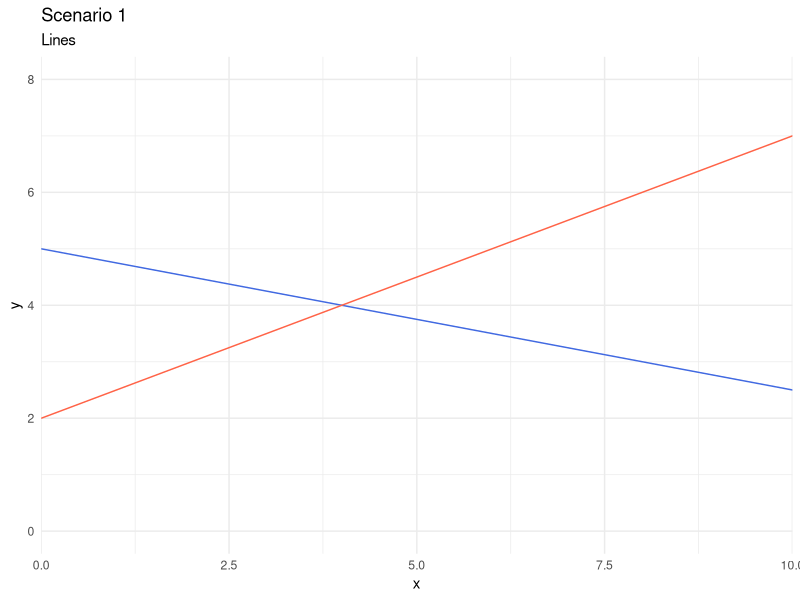
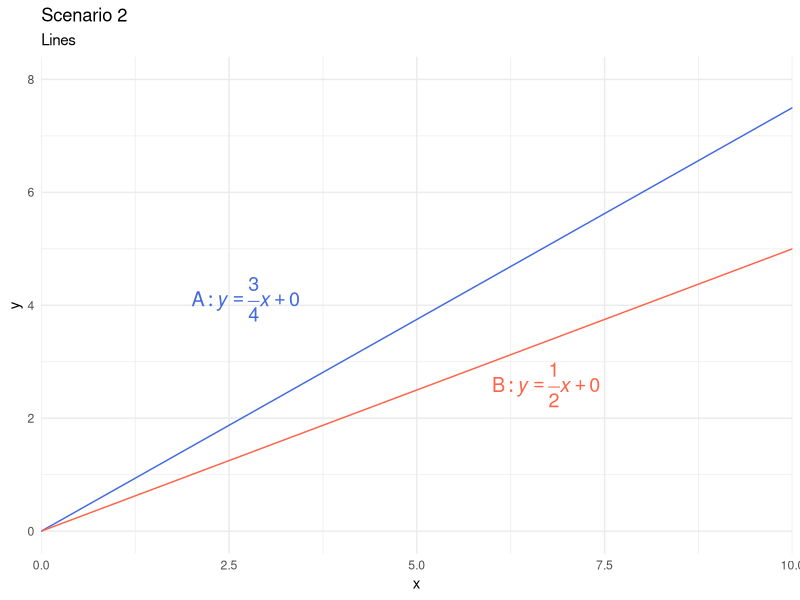
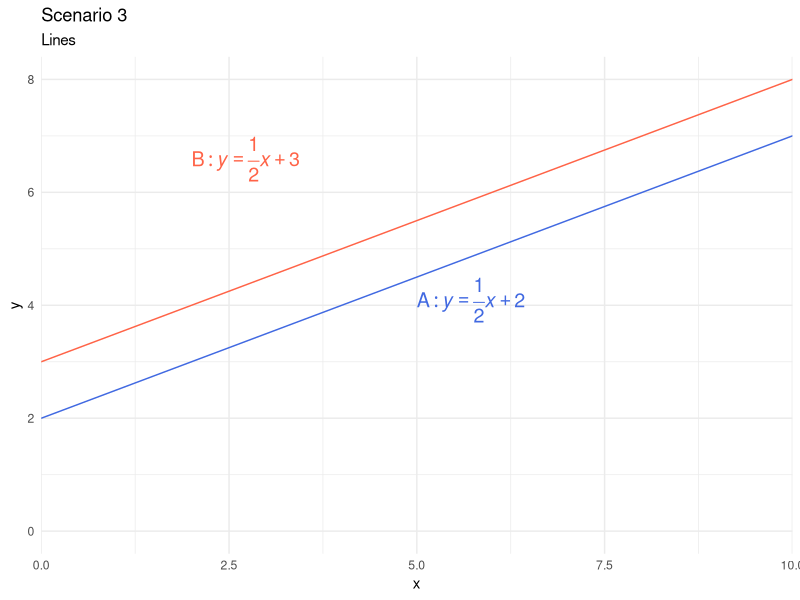
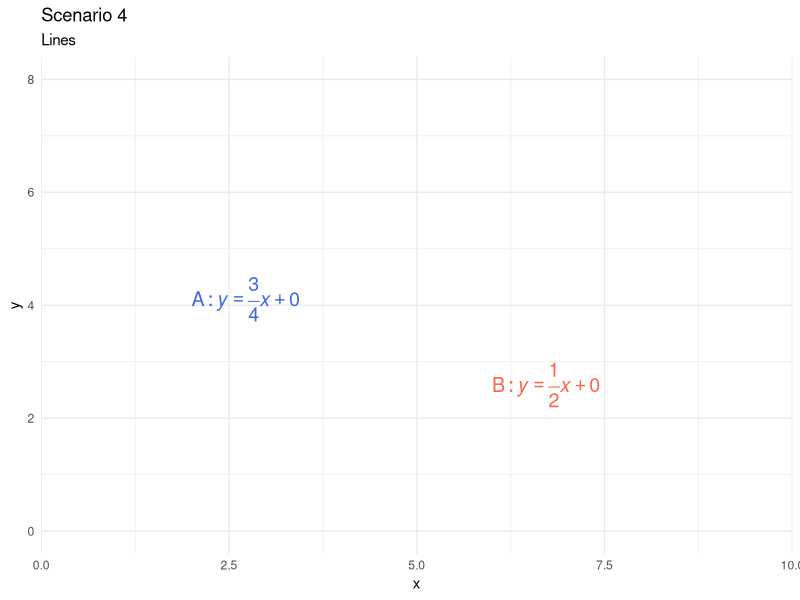
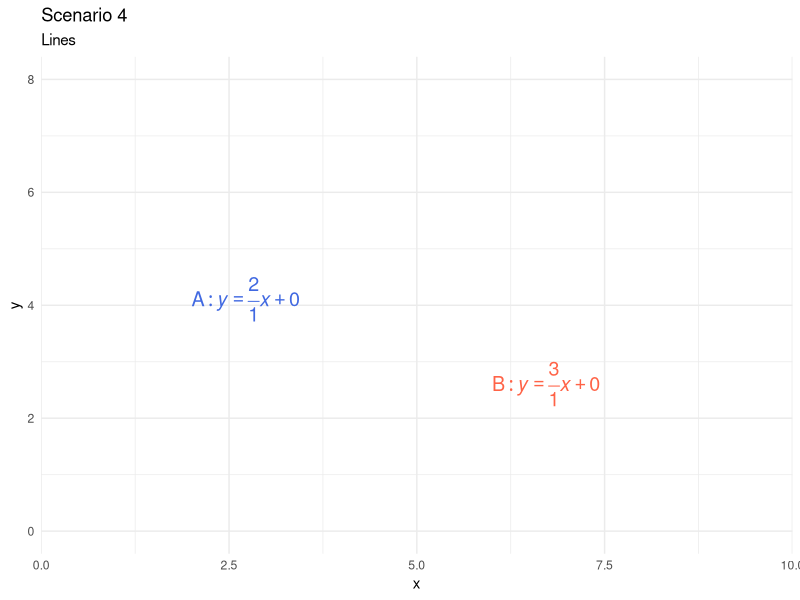

Generate these figures, in order, with R:
## ---- chunk 1
#| echo: false
library(ggplot2)
d       <- tibble::tibble(x = 1:10, y = (1:10)/10)
color_a <- "royalblue"
color_b <- "tomato"
## ---- chunk 2
#| echo: false
ggplot(d, aes(x = x, y = y)) +
  geom_line(color = "transparent") +
  geom_abline(slope = -.25, intercept = 5, color = color_a) +
  geom_abline(slope = .50, intercept = 2, color = color_b) +
  # annotate(
  #   "text", 
  #   label="A: italic(y) == over(3, 4)*italic(x) + 0", 
  #   x = 2, y = 4.5, 
  #   parse=T, size=5, hjust=0, vjust=1, color=color_a
  # ) +
  # annotate(
  #   "text", 
  #   label="B: italic(y) == over(1, 2)*italic(x) + 0", 
  #   x = 6, y = 3, 
  #   parse=T, size=5, hjust=0, vjust=1, color=color_b
  # ) +
  scale_x_continuous(expand = expansion(add = 0)) +
  coord_cartesian(xlim = c(0, 10), ylim = c(0, 8)) +
  theme_minimal() +
  labs(
    title    = "Scenario 1", 
    subtitle = "Lines", 
    y        = "y"
  )
## ---- chunk 3
#| echo: false
ggplot(d, aes(x = x, y = y)) +
  # geom_line() +
  geom_abline(slope = .75, intercept = 0, color = color_a) +
  geom_abline(slope = .50, intercept = 0, color = color_b) +
  annotate(
    "text", 
    label="A: italic(y) == over(3, 4)*italic(x) + 0", 
    x = 2, y = 4.5, 
    parse=T, size=5, hjust=0, vjust=1, color=color_a
  ) +
  annotate(
    "text", 
    label="B: italic(y) == over(1, 2)*italic(x) + 0", 
    x = 6, y = 3, 
    parse=T, size=5, hjust=0, vjust=1, color=color_b
  ) +
  scale_x_continuous(expand = expansion(add = 0)) +
  coord_cartesian(xlim = c(0, 10), ylim = c(0, 8)) +
  theme_minimal() +
  labs(
    title    = "Scenario 2", 
    subtitle = "Lines", 
    y        = "y"
  )
## ---- chunk 4
#| echo: false
ggplot(d, aes(x = x, y = y)) +
  # geom_line() +
  geom_abline(slope = .50, intercept = 2, color = color_a) +
  geom_abline(slope = .50, intercept = 3, color = color_b) +
  annotate(
    "text", 
    label="A: italic(y) == over(1, 2)*italic(x) + 2", 
    x = 5, y = 4.5, 
    parse=T, size=5, hjust=0, vjust=1, color=color_a
  ) +
  annotate(
    "text", 
    label="B: italic(y) == over(1, 2)*italic(x) + 3", 
    x = 2, y = 7, 
    parse=T, size=5, hjust=0, vjust=1, color=color_b
  ) +
  scale_x_continuous(expand = expansion(add = 0)) +
  coord_cartesian(xlim = c(0, 10), ylim = c(0, 8)) +
  theme_minimal() +
  labs(
    title    = "Scenario 3", 
    subtitle = "Lines", 
    y        = "y"
  )
## ---- chunk 5
#| echo: false
ggplot(d, aes(x = x, y = y)) +
  # geom_line() +
  # geom_abline(slope = .50, intercept = 2, color = color_a) +
  # geom_abline(slope = .50, intercept = 3, color = color_b) +
  annotate(
    "text", 
    label="A: italic(y) == over(3, 4)*italic(x) + 0", 
    x = 2, y = 4.5, 
    parse=T, size=5, hjust=0, vjust=1, color=color_a
  ) +
  annotate(
    "text", 
    label="B: italic(y) == over(1, 2)*italic(x) + 0", 
    x = 6, y = 3, 
    parse=T, size=5, hjust=0, vjust=1, color=color_b
  ) +
  scale_x_continuous(expand = expansion(add = 0)) +
  coord_cartesian(xlim = c(0, 10), ylim = c(0, 8)) +
  theme_minimal() +
  labs(
    title    = "Scenario 4", 
    subtitle = "Lines", 
    y        = "y"
  )
## ---- chunk 6
#| echo: false
ggplot(d, aes(x = x, y = y)) +
  # geom_line() +
  # geom_abline(slope = .50, intercept = 2, color = color_a) +
  # geom_abline(slope = .50, intercept = 3, color = color_b) +
  annotate(
    "text", 
    label="A: italic(y) == over(2, 1)*italic(x) + 0", 
    x = 2, y = 4.5, 
    parse=T, size=5, hjust=0, vjust=1, color=color_a
  ) +
  annotate(
    "text", 
    label="B: italic(y) == over(3, 1)*italic(x) + 0", 
    x = 6, y = 3, 
    parse=T, size=5, hjust=0, vjust=1, color=color_b
  ) +
  scale_x_continuous(expand = expansion(add = 0)) +
  coord_cartesian(xlim = c(0, 10), ylim = c(0, 8)) +
  theme_minimal() +
  labs(
    title    = "Scenario 4", 
    subtitle = "Lines", 
    y        = "y"
  )
